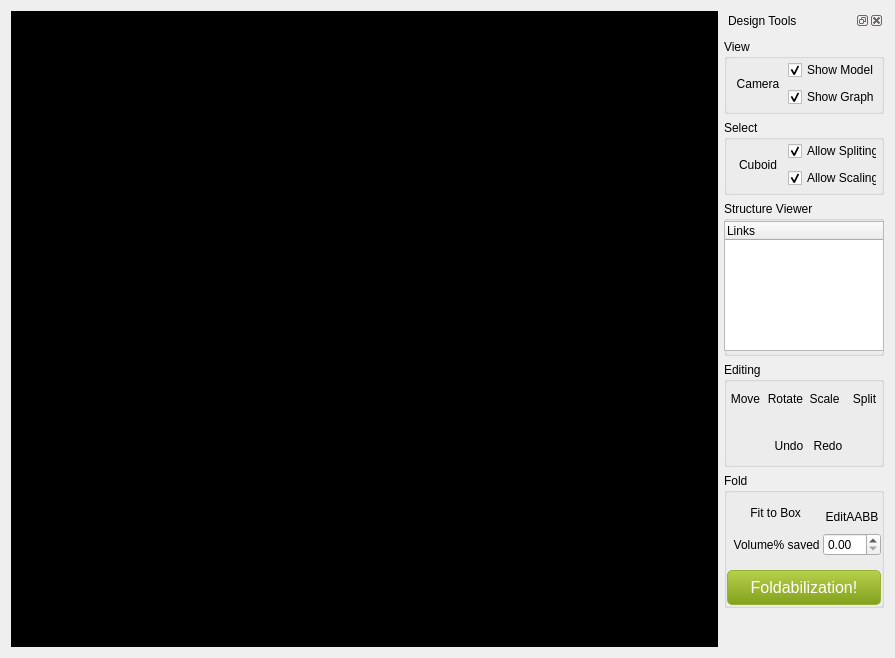
<?xml version="1.0" encoding="UTF-8"?>
<ui version="4.0">
 <class>DesignWidget</class>
 <widget class="QWidget" name="DesignWidget">
  <property name="geometry">
   <rect>
    <x>0</x>
    <y>0</y>
    <width>895</width>
    <height>658</height>
   </rect>
  </property>
  <property name="windowTitle">
   <string>Form</string>
  </property>
  <property name="windowIcon">
   <iconset resource="../Resources/Resource.qrc">
    <normaloff>:/Resources/icon.png</normaloff>:/Resources/icon.png</iconset>
  </property>
  <layout class="QHBoxLayout" name="horizontalLayout">
   <item>
    <widget class="QWidget" name="widget" native="true">
     <layout class="QGridLayout" name="gridLayout">
      <property name="margin">
       <number>0</number>
      </property>
      <property name="spacing">
       <number>0</number>
      </property>
      <item row="0" column="0">
       <widget class="QWidget" name="viewerArea" native="true">
        <property name="sizePolicy">
         <sizepolicy hsizetype="Expanding" vsizetype="Expanding">
          <horstretch>0</horstretch>
          <verstretch>0</verstretch>
         </sizepolicy>
        </property>
        <property name="styleSheet">
         <string notr="true">background: black;</string>
        </property>
        <layout class="QVBoxLayout" name="verticalLayout_2">
         <property name="spacing">
          <number>0</number>
         </property>
         <property name="margin">
          <number>0</number>
         </property>
         <item>
          <layout class="QVBoxLayout" name="viewerAreaLayout"/>
         </item>
        </layout>
       </widget>
      </item>
     </layout>
    </widget>
   </item>
   <item>
    <widget class="QDockWidget" name="toolsWidget">
     <property name="sizePolicy">
      <sizepolicy hsizetype="Fixed" vsizetype="Preferred">
       <horstretch>0</horstretch>
       <verstretch>0</verstretch>
      </sizepolicy>
     </property>
     <property name="windowTitle">
      <string>Design Tools</string>
     </property>
     <widget class="QWidget" name="dockWidgetContents">
      <layout class="QGridLayout" name="gridLayout_3">
       <property name="leftMargin">
        <number>0</number>
       </property>
       <property name="rightMargin">
        <number>0</number>
       </property>
       <item row="2" column="0">
        <widget class="QGroupBox" name="Select">
         <property name="sizePolicy">
          <sizepolicy hsizetype="Fixed" vsizetype="Fixed">
           <horstretch>0</horstretch>
           <verstretch>0</verstretch>
          </sizepolicy>
         </property>
         <property name="minimumSize">
          <size>
           <width>150</width>
           <height>75</height>
          </size>
         </property>
         <property name="maximumSize">
          <size>
           <width>160</width>
           <height>75</height>
          </size>
         </property>
         <property name="title">
          <string>Select</string>
         </property>
         <property name="flat">
          <bool>false</bool>
         </property>
         <property name="checkable">
          <bool>false</bool>
         </property>
         <widget class="QWidget" name="layoutWidget">
          <property name="geometry">
           <rect>
            <x>10</x>
            <y>20</y>
            <width>143</width>
            <height>50</height>
           </rect>
          </property>
          <layout class="QHBoxLayout" name="horizontalLayout_3">
           <item>
            <widget class="QToolButton" name="selectCuboidButton">
             <property name="minimumSize">
              <size>
               <width>48</width>
               <height>48</height>
              </size>
             </property>
             <property name="maximumSize">
              <size>
               <width>48</width>
               <height>48</height>
              </size>
             </property>
             <property name="toolTip">
              <string>Select parts of the object to modify (press 'space')</string>
             </property>
             <property name="text">
              <string>Cuboid</string>
             </property>
             <property name="icon">
              <iconset resource="../Resources/Resource.qrc">
               <normaloff>:/Resources/toolIcons/selectPrimitive.png</normaloff>:/Resources/toolIcons/selectPrimitive.png</iconset>
             </property>
             <property name="iconSize">
              <size>
               <width>24</width>
               <height>24</height>
              </size>
             </property>
             <property name="checkable">
              <bool>true</bool>
             </property>
             <property name="popupMode">
              <enum>QToolButton::DelayedPopup</enum>
             </property>
             <property name="toolButtonStyle">
              <enum>Qt::ToolButtonTextUnderIcon</enum>
             </property>
             <property name="autoRaise">
              <bool>true</bool>
             </property>
            </widget>
           </item>
           <item>
            <layout class="QVBoxLayout" name="verticalLayout_4">
             <item>
              <widget class="QCheckBox" name="allowSplit">
               <property name="text">
                <string>Allow Spliting</string>
               </property>
               <property name="checked">
                <bool>true</bool>
               </property>
              </widget>
             </item>
             <item>
              <widget class="QCheckBox" name="allowScale">
               <property name="text">
                <string>Allow Scaling</string>
               </property>
               <property name="checked">
                <bool>true</bool>
               </property>
              </widget>
             </item>
            </layout>
           </item>
          </layout>
         </widget>
        </widget>
       </item>
       <item row="6" column="0">
        <widget class="QGroupBox" name="Fold">
         <property name="sizePolicy">
          <sizepolicy hsizetype="Fixed" vsizetype="Fixed">
           <horstretch>0</horstretch>
           <verstretch>0</verstretch>
          </sizepolicy>
         </property>
         <property name="minimumSize">
          <size>
           <width>150</width>
           <height>135</height>
          </size>
         </property>
         <property name="maximumSize">
          <size>
           <width>160</width>
           <height>135</height>
          </size>
         </property>
         <property name="title">
          <string>Fold</string>
         </property>
         <layout class="QGridLayout" name="gridLayout_5">
          <property name="margin">
           <number>0</number>
          </property>
          <property name="spacing">
           <number>0</number>
          </property>
          <item row="3" column="1">
           <widget class="QDoubleSpinBox" name="volumeBox"/>
          </item>
          <item row="3" column="0">
           <widget class="QLabel" name="label_2">
            <property name="text">
             <string>  Volume% saved</string>
            </property>
           </widget>
          </item>
          <item row="0" column="0">
           <widget class="QLabel" name="label">
            <property name="text">
             <string>       Fit to Box </string>
            </property>
           </widget>
          </item>
          <item row="0" column="1">
           <widget class="QToolButton" name="createBoxButton">
            <property name="sizePolicy">
             <sizepolicy hsizetype="Fixed" vsizetype="Fixed">
              <horstretch>0</horstretch>
              <verstretch>0</verstretch>
             </sizepolicy>
            </property>
            <property name="minimumSize">
             <size>
              <width>58</width>
              <height>48</height>
             </size>
            </property>
            <property name="maximumSize">
             <size>
              <width>58</width>
              <height>48</height>
             </size>
            </property>
            <property name="text">
             <string>EditAABB</string>
            </property>
            <property name="icon">
             <iconset resource="../Resources/Resource.qrc">
              <normaloff>:/Resources/toolIcons/box.png</normaloff>:/Resources/toolIcons/box.png</iconset>
            </property>
            <property name="iconSize">
             <size>
              <width>24</width>
              <height>24</height>
             </size>
            </property>
            <property name="checkable">
             <bool>true</bool>
            </property>
            <property name="toolButtonStyle">
             <enum>Qt::ToolButtonTextUnderIcon</enum>
            </property>
            <property name="autoRaise">
             <bool>true</bool>
            </property>
           </widget>
          </item>
          <item row="5" column="0" colspan="2">
           <widget class="QPushButton" name="FoldButton">
            <property name="enabled">
             <bool>true</bool>
            </property>
            <property name="sizePolicy">
             <sizepolicy hsizetype="Fixed" vsizetype="Fixed">
              <horstretch>0</horstretch>
              <verstretch>0</verstretch>
             </sizepolicy>
            </property>
            <property name="minimumSize">
             <size>
              <width>150</width>
              <height>35</height>
             </size>
            </property>
            <property name="maximumSize">
             <size>
              <width>160</width>
              <height>35</height>
             </size>
            </property>
            <property name="layoutDirection">
             <enum>Qt::LeftToRight</enum>
            </property>
            <property name="autoFillBackground">
             <bool>false</bool>
            </property>
            <property name="styleSheet">
             <string notr="true">QPushButton{
	background:qlineargradient(spread:pad, x1:0, y1:0, x2:0, y2:1, stop:0 #b6d14c, stop:1 #83a01c);
	color: white;
	border: 1px solid #97B134;
	font-family: 'Open Sans', sans-serif;
	font-size: 16px;
    border-radius: 5px;
}

QPushButton:hover{
    background:qlineargradient(spread:pad, x1:0, y1:0, x2:0, y2:1, stop:0 #bbda4c, stop:1 #83a01d);
}

QPushButton:pressed{
   background:qlineargradient(spread:pad, x1:0, y1:0, x2:0, y2:1, stop:0 #83a01c, stop:1 #b6d14c);
}</string>
            </property>
            <property name="text">
             <string>Foldabilization!</string>
            </property>
            <property name="iconSize">
             <size>
              <width>16</width>
              <height>16</height>
             </size>
            </property>
            <property name="autoDefault">
             <bool>false</bool>
            </property>
           </widget>
          </item>
          <item row="4" column="0">
           <widget class="QLabel" name="label_3">
            <property name="text">
             <string/>
            </property>
           </widget>
          </item>
         </layout>
        </widget>
       </item>
       <item row="4" column="0" rowspan="2">
        <widget class="QGroupBox" name="Editing">
         <property name="sizePolicy">
          <sizepolicy hsizetype="Fixed" vsizetype="Minimum">
           <horstretch>0</horstretch>
           <verstretch>0</verstretch>
          </sizepolicy>
         </property>
         <property name="minimumSize">
          <size>
           <width>150</width>
           <height>105</height>
          </size>
         </property>
         <property name="maximumSize">
          <size>
           <width>160</width>
           <height>105</height>
          </size>
         </property>
         <property name="title">
          <string>Editing</string>
         </property>
         <property name="flat">
          <bool>false</bool>
         </property>
         <widget class="QToolButton" name="rotateButton">
          <property name="geometry">
           <rect>
            <x>41</x>
            <y>14</y>
            <width>41</width>
            <height>45</height>
           </rect>
          </property>
          <property name="minimumSize">
           <size>
            <width>41</width>
            <height>45</height>
           </size>
          </property>
          <property name="maximumSize">
           <size>
            <width>41</width>
            <height>45</height>
           </size>
          </property>
          <property name="toolTip">
           <string>Rotate tool (press 'r')</string>
          </property>
          <property name="text">
           <string>Rotate</string>
          </property>
          <property name="icon">
           <iconset resource="../Resources/Resource.qrc">
            <normaloff>:/Resources/toolIcons/rotate.png</normaloff>:/Resources/toolIcons/rotate.png</iconset>
          </property>
          <property name="iconSize">
           <size>
            <width>24</width>
            <height>24</height>
           </size>
          </property>
          <property name="checkable">
           <bool>true</bool>
          </property>
          <property name="toolButtonStyle">
           <enum>Qt::ToolButtonTextUnderIcon</enum>
          </property>
          <property name="autoRaise">
           <bool>true</bool>
          </property>
         </widget>
         <widget class="QToolButton" name="moveButton">
          <property name="geometry">
           <rect>
            <x>1</x>
            <y>14</y>
            <width>41</width>
            <height>45</height>
           </rect>
          </property>
          <property name="minimumSize">
           <size>
            <width>41</width>
            <height>45</height>
           </size>
          </property>
          <property name="maximumSize">
           <size>
            <width>41</width>
            <height>45</height>
           </size>
          </property>
          <property name="toolTip">
           <string>Move tool (press 'm')</string>
          </property>
          <property name="text">
           <string>Move</string>
          </property>
          <property name="icon">
           <iconset resource="../Resources/Resource.qrc">
            <normaloff>:/Resources/toolIcons/moveIcon.png</normaloff>:/Resources/toolIcons/moveIcon.png</iconset>
          </property>
          <property name="iconSize">
           <size>
            <width>24</width>
            <height>24</height>
           </size>
          </property>
          <property name="checkable">
           <bool>true</bool>
          </property>
          <property name="toolButtonStyle">
           <enum>Qt::ToolButtonTextUnderIcon</enum>
          </property>
          <property name="autoRaise">
           <bool>true</bool>
          </property>
         </widget>
         <widget class="QToolButton" name="scaleButton">
          <property name="geometry">
           <rect>
            <x>80</x>
            <y>14</y>
            <width>41</width>
            <height>45</height>
           </rect>
          </property>
          <property name="sizePolicy">
           <sizepolicy hsizetype="Fixed" vsizetype="Fixed">
            <horstretch>0</horstretch>
            <verstretch>0</verstretch>
           </sizepolicy>
          </property>
          <property name="minimumSize">
           <size>
            <width>41</width>
            <height>45</height>
           </size>
          </property>
          <property name="maximumSize">
           <size>
            <width>41</width>
            <height>45</height>
           </size>
          </property>
          <property name="toolTip">
           <string>Scale tool (press 'e')</string>
          </property>
          <property name="text">
           <string>Scale</string>
          </property>
          <property name="icon">
           <iconset resource="../Resources/Resource.qrc">
            <normaloff>:/Resources/toolIcons/scale.png</normaloff>:/Resources/toolIcons/scale.png</iconset>
          </property>
          <property name="iconSize">
           <size>
            <width>24</width>
            <height>24</height>
           </size>
          </property>
          <property name="checkable">
           <bool>true</bool>
          </property>
          <property name="toolButtonStyle">
           <enum>Qt::ToolButtonTextUnderIcon</enum>
          </property>
          <property name="autoRaise">
           <bool>true</bool>
          </property>
         </widget>
         <widget class="QToolButton" name="splitButton">
          <property name="geometry">
           <rect>
            <x>120</x>
            <y>14</y>
            <width>41</width>
            <height>45</height>
           </rect>
          </property>
          <property name="sizePolicy">
           <sizepolicy hsizetype="Fixed" vsizetype="Fixed">
            <horstretch>0</horstretch>
            <verstretch>0</verstretch>
           </sizepolicy>
          </property>
          <property name="minimumSize">
           <size>
            <width>41</width>
            <height>45</height>
           </size>
          </property>
          <property name="maximumSize">
           <size>
            <width>41</width>
            <height>45</height>
           </size>
          </property>
          <property name="text">
           <string>Split</string>
          </property>
          <property name="icon">
           <iconset resource="../Resources/Resource.qrc">
            <normaloff>:/Resources/toolIcons/split.png</normaloff>:/Resources/toolIcons/split.png</iconset>
          </property>
          <property name="iconSize">
           <size>
            <width>24</width>
            <height>24</height>
           </size>
          </property>
          <property name="checkable">
           <bool>true</bool>
          </property>
          <property name="toolButtonStyle">
           <enum>Qt::ToolButtonTextUnderIcon</enum>
          </property>
          <property name="autoRaise">
           <bool>true</bool>
          </property>
         </widget>
         <widget class="QToolButton" name="undoButton">
          <property name="geometry">
           <rect>
            <x>41</x>
            <y>61</y>
            <width>48</width>
            <height>45</height>
           </rect>
          </property>
          <property name="sizePolicy">
           <sizepolicy hsizetype="Fixed" vsizetype="Preferred">
            <horstretch>0</horstretch>
            <verstretch>0</verstretch>
           </sizepolicy>
          </property>
          <property name="minimumSize">
           <size>
            <width>48</width>
            <height>45</height>
           </size>
          </property>
          <property name="maximumSize">
           <size>
            <width>48</width>
            <height>45</height>
           </size>
          </property>
          <property name="text">
           <string>Undo</string>
          </property>
          <property name="icon">
           <iconset resource="../Resources/Resource.qrc">
            <normaloff>:/Resources/toolIcons/undo.png</normaloff>:/Resources/toolIcons/undo.png</iconset>
          </property>
          <property name="iconSize">
           <size>
            <width>24</width>
            <height>24</height>
           </size>
          </property>
          <property name="checkable">
           <bool>true</bool>
          </property>
          <property name="toolButtonStyle">
           <enum>Qt::ToolButtonTextUnderIcon</enum>
          </property>
          <property name="autoRaise">
           <bool>true</bool>
          </property>
         </widget>
         <widget class="QToolButton" name="redoButton">
          <property name="geometry">
           <rect>
            <x>80</x>
            <y>61</y>
            <width>48</width>
            <height>45</height>
           </rect>
          </property>
          <property name="minimumSize">
           <size>
            <width>48</width>
            <height>45</height>
           </size>
          </property>
          <property name="maximumSize">
           <size>
            <width>48</width>
            <height>45</height>
           </size>
          </property>
          <property name="text">
           <string>Redo</string>
          </property>
          <property name="icon">
           <iconset resource="../Resources/Resource.qrc">
            <normaloff>:/Resources/toolIcons/redo.png</normaloff>:/Resources/toolIcons/redo.png</iconset>
          </property>
          <property name="iconSize">
           <size>
            <width>24</width>
            <height>24</height>
           </size>
          </property>
          <property name="checkable">
           <bool>true</bool>
          </property>
          <property name="toolButtonStyle">
           <enum>Qt::ToolButtonTextUnderIcon</enum>
          </property>
          <property name="autoRaise">
           <bool>true</bool>
          </property>
         </widget>
        </widget>
       </item>
       <item row="0" column="0">
        <widget class="QGroupBox" name="View">
         <property name="sizePolicy">
          <sizepolicy hsizetype="Fixed" vsizetype="Fixed">
           <horstretch>0</horstretch>
           <verstretch>0</verstretch>
          </sizepolicy>
         </property>
         <property name="minimumSize">
          <size>
           <width>150</width>
           <height>75</height>
          </size>
         </property>
         <property name="maximumSize">
          <size>
           <width>160</width>
           <height>75</height>
          </size>
         </property>
         <property name="title">
          <string>View</string>
         </property>
         <widget class="QWidget" name="layoutWidget">
          <property name="geometry">
           <rect>
            <x>10</x>
            <y>20</y>
            <width>140</width>
            <height>51</height>
           </rect>
          </property>
          <layout class="QHBoxLayout" name="horizontalLayout_2">
           <item>
            <widget class="QToolButton" name="selectCameraButton">
             <property name="sizePolicy">
              <sizepolicy hsizetype="Fixed" vsizetype="Fixed">
               <horstretch>48</horstretch>
               <verstretch>48</verstretch>
              </sizepolicy>
             </property>
             <property name="minimumSize">
              <size>
               <width>48</width>
               <height>48</height>
              </size>
             </property>
             <property name="toolTip">
              <string>Camera mode (press 'c')</string>
             </property>
             <property name="text">
              <string>Camera</string>
             </property>
             <property name="icon">
              <iconset resource="../Resources/Resource.qrc">
               <normaloff>:/Resources/toolIcons/camera.png</normaloff>:/Resources/toolIcons/camera.png</iconset>
             </property>
             <property name="iconSize">
              <size>
               <width>24</width>
               <height>24</height>
              </size>
             </property>
             <property name="checkable">
              <bool>true</bool>
             </property>
             <property name="toolButtonStyle">
              <enum>Qt::ToolButtonTextUnderIcon</enum>
             </property>
             <property name="autoRaise">
              <bool>true</bool>
             </property>
             <property name="arrowType">
              <enum>Qt::NoArrow</enum>
             </property>
            </widget>
           </item>
           <item>
            <layout class="QVBoxLayout" name="verticalLayout">
             <item>
              <widget class="QCheckBox" name="showModel">
               <property name="text">
                <string>Show Model</string>
               </property>
               <property name="checked">
                <bool>true</bool>
               </property>
              </widget>
             </item>
             <item>
              <widget class="QCheckBox" name="showGraph">
               <property name="text">
                <string>Show Graph</string>
               </property>
               <property name="checked">
                <bool>true</bool>
               </property>
              </widget>
             </item>
            </layout>
           </item>
          </layout>
         </widget>
        </widget>
       </item>
       <item row="3" column="0">
        <widget class="QGroupBox" name="StructView">
         <property name="sizePolicy">
          <sizepolicy hsizetype="Fixed" vsizetype="Fixed">
           <horstretch>0</horstretch>
           <verstretch>0</verstretch>
          </sizepolicy>
         </property>
         <property name="minimumSize">
          <size>
           <width>160</width>
           <height>155</height>
          </size>
         </property>
         <property name="maximumSize">
          <size>
           <width>160</width>
           <height>155</height>
          </size>
         </property>
         <property name="title">
          <string>Structure Viewer</string>
         </property>
         <widget class="QTreeWidget" name="treeWidget">
          <property name="geometry">
           <rect>
            <x>0</x>
            <y>20</y>
            <width>160</width>
            <height>130</height>
           </rect>
          </property>
          <property name="minimumSize">
           <size>
            <width>150</width>
            <height>130</height>
           </size>
          </property>
          <property name="maximumSize">
           <size>
            <width>160</width>
            <height>130</height>
           </size>
          </property>
          <column>
           <property name="text">
            <string>Links</string>
           </property>
          </column>
         </widget>
        </widget>
       </item>
       <item row="7" column="0">
        <spacer name="verticalSpacer">
         <property name="orientation">
          <enum>Qt::Vertical</enum>
         </property>
         <property name="sizeHint" stdset="0">
          <size>
           <width>20</width>
           <height>40</height>
          </size>
         </property>
        </spacer>
       </item>
      </layout>
     </widget>
    </widget>
   </item>
  </layout>
 </widget>
 <resources>
  <include location="../Resources/Resource.qrc"/>
 </resources>
 <connections/>
</ui>
